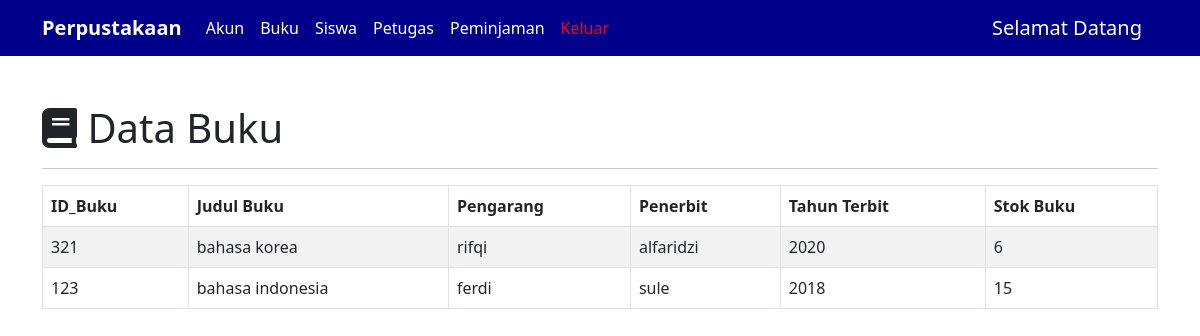
The app's page /buku.php with its own data.
### tables this page shows
CREATE TABLE `buku` (
  `id_buku` int(11) NOT NULL,
  `judul_buku` varchar(50) DEFAULT NULL,
  `pengarang` varchar(50) DEFAULT NULL,
  `penerbit` varchar(50) DEFAULT NULL,
  `tahun_terbit` year(4) DEFAULT NULL,
  `stok_buku` int(5) DEFAULT NULL
);

### config/controller.php (called while the page is built, shortened)
<?php
function select($query)
{
  global $db;
  $result = mysqli_query($db, $query);
  $rows =[];
  while ($row = mysqli_fetch_assoc($result)) {
    $rows[] = $row;
  }
  return $rows;
}

### buku.php (the view, shortened to what this page needs)
<?php
include 'layout/header.php';
$data_buku = select("SELECT * FROM buku ORDER BY id_buku DESC ");
?>
    <div class="container mt-5">
    <h1><i class="fas fa-book"></i> Data Buku</h1>
    <hr>
    <table class="table table-bordered table-striped mt-3" id="table">
        <thead>
            <tr>
                <th>ID_Buku</th>
                <th>Judul Buku</th>
                <th>Pengarang</th>
                <th>Penerbit</th>
                <th>Tahun Terbit</th>
                <th>Stok Buku</th>
            </tr>
        </thead>
        <tbody>
            <?php foreach ($data_buku as $buku) : ?>
            <tr>
                <td><?= $buku['id_buku']; ?></td>
                <td><?= $buku['judul_buku']; ?></td>
                <td><?= $buku['pengarang']; ?></td>
                <td><?= $buku['penerbit']; ?></td>
                <td><?= $buku['tahun_terbit']; ?></td>
                <td><?= $buku['stok_buku']; ?></td>
            </tr>
            <?php endforeach; ?>
        </tbody>
    </table>
    </div>
<?php include 'layout/footer.php'; ?>

### records on screen
buku: id_buku "321", judul_buku "bahasa korea", pengarang "rifqi", penerbit "alfaridzi", tahun_terbit "2020", stok_buku "6"
buku: id_buku "123", judul_buku "bahasa indonesia", pengarang "ferdi", penerbit "sule", tahun_terbit "2018", stok_buku "15"
